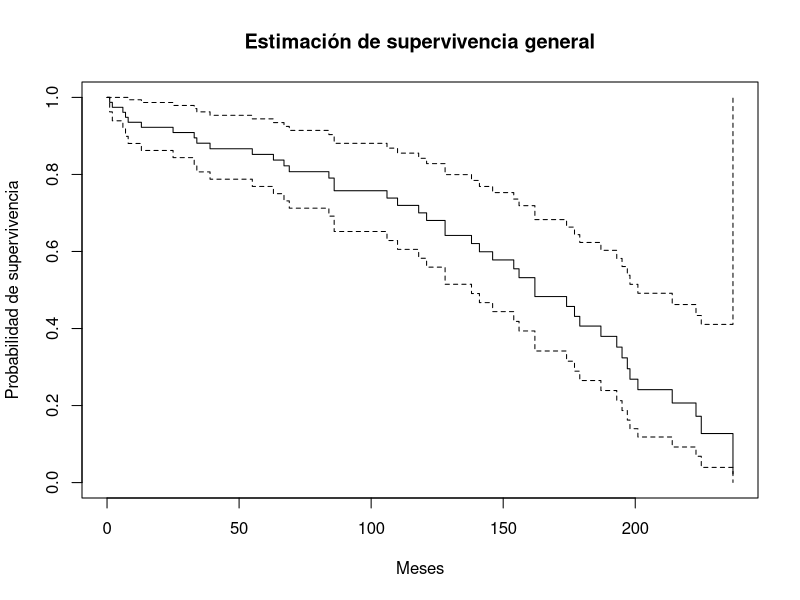
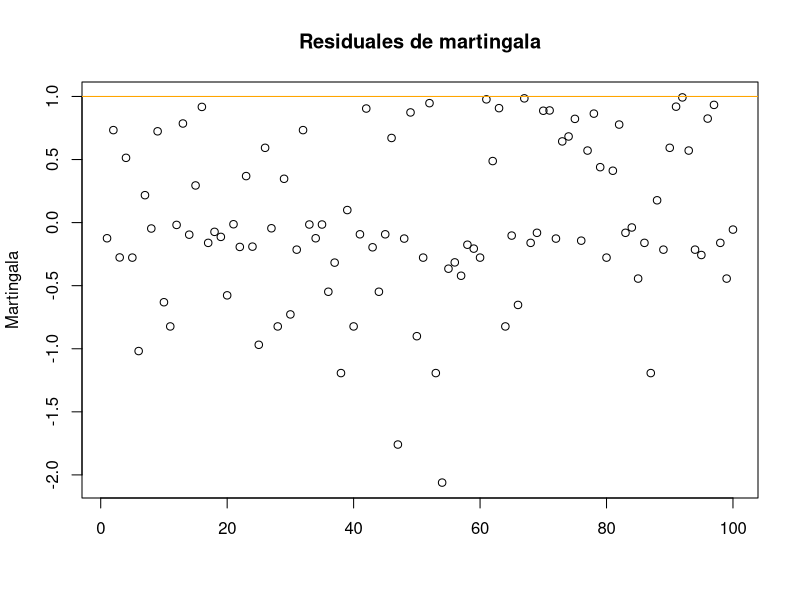
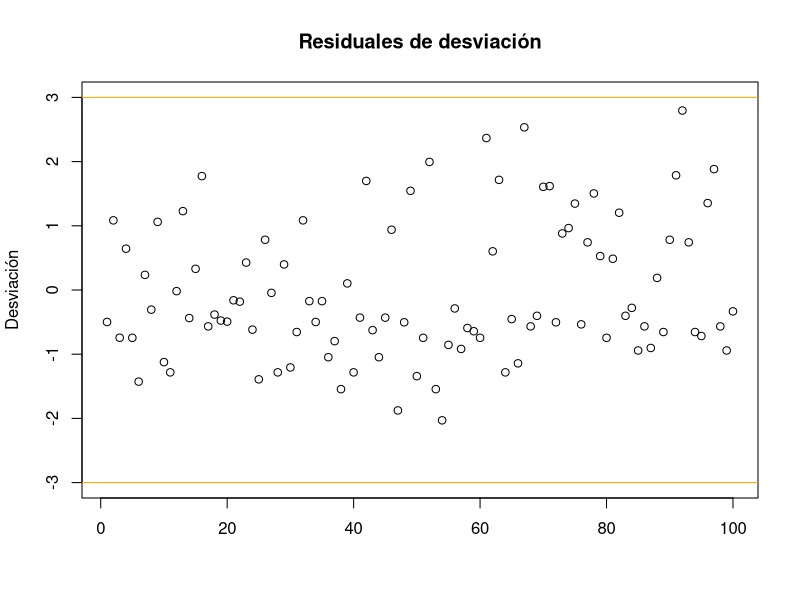
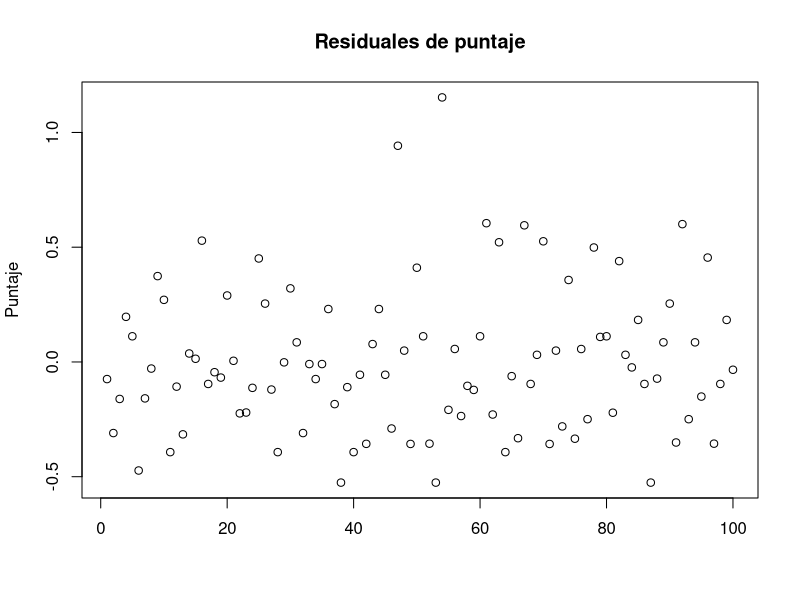
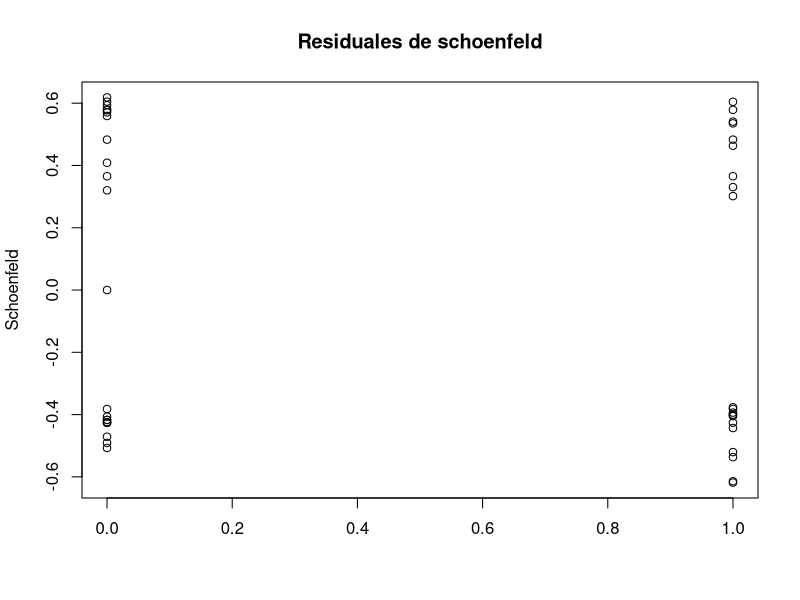

The R source for these figures, in order:
library(survival)

# Análisis de diabetes

setwd("C:/Users/DarioJaciel/Desktop/Zuky/Rstudio/Estadística apliacada")
diab <- read.table("Diab.csv", sep = ",", header = T)
diab

# NOTA. 1 <- presencia del evento
#       0 <- ausencia del evento

# Objetivos:
# 1. Revisar si mis variables estáb bien seleccionadas.
# 2. Variables significativas para la 
# 3. Revisar el modelo adecuado

# Estadística descriptiva

table(diab$censor, diab$sexo) # table(y, x)
table(diab$censor, diab$diabetes)
table(diab$censor, diab$edad)

# Cada variable (nombre de cada columna) tienen su categoría.
# Por ejemplo, la variable sexo tiene 2 categorías: H y M. LA
# variable diabetes no tiene categoría pero se le pueden hacer.

# Respuesta compuesta

r.comp <- Surv(diab$meses, diab$censor) # Surv(tiempo, status)
m1 <- coxph(r.comp ~ diab$sexo + diab$diabetes + diab$edad + 
             diab$IMC) # coxph(y ~ x)
summary(m1)

# Quitamos la variable con mayor probabilidad en Pr(>|z|), en
# este caso sería edad con 0.8317

# Modelo de coxph sin la variable edad
m2 <- coxph(r.comp ~ diab$sexo + diab$diabetes + 
             diab$IMC) # coxph(y ~ x)
summary(m2)

# Quitamos la variable con mayor probabilidad en Pr(>|z|), en
# este caso sería diabetes con 0.7575

# Modelo de coxph sin las variables edad y diabetes
m3 <- coxph(r.comp ~ diab$sexo + diab$IMC) # coxph(y ~ x)
summary(m3)

# Quitamos la variable con mayor probabilidad en Pr(>|z|), en
# este caso sería IMC con 0.2567

# Modelo de coxph sin las variables edad, diabetes y IMC
m4 <- coxph(r.comp ~ diab$sexo) # coxph(y ~ x)
summary(m4)

# Análisis de supervivencia

# Estimador de Kaplan - Meier

cox.diab <- survfit(m4)
summary(cox.diab)
plot(cox.diab, main = "Estimación de supervivencia general",
     ylab = "Probabilidad de supervivencia", xlab = "Meses")

# Análisis de residuales

mg <- resid(m4, type = "martingale")
plot(mg, main = "Residuales de martingala",
     ylab = "Martingala", xlab = "")
abline(h = 1, col = "orange") # Se revisa que esté entre (-infinito,1]
mg[mg > 1]

des <- resid(m4, type = "deviance")
plot(des, main = "Residuales de desviación", ylim = c(-3,3),
     ylab = "Desviación", xlab = "")
abline(h = c(-3,3), col = "orange")

pun <- resid(m4, type = "score")
plot(pun, main = "Residuales de puntaje",
     ylab = "Puntaje", xlab = "")

scho <- resid(m4, type = "schoenfeld")
plot(diab$sexo[diab$censor == 1], scho, ylab = "Schoenfeld",
     main = "Residuales de schoenfeld", xlab = "")